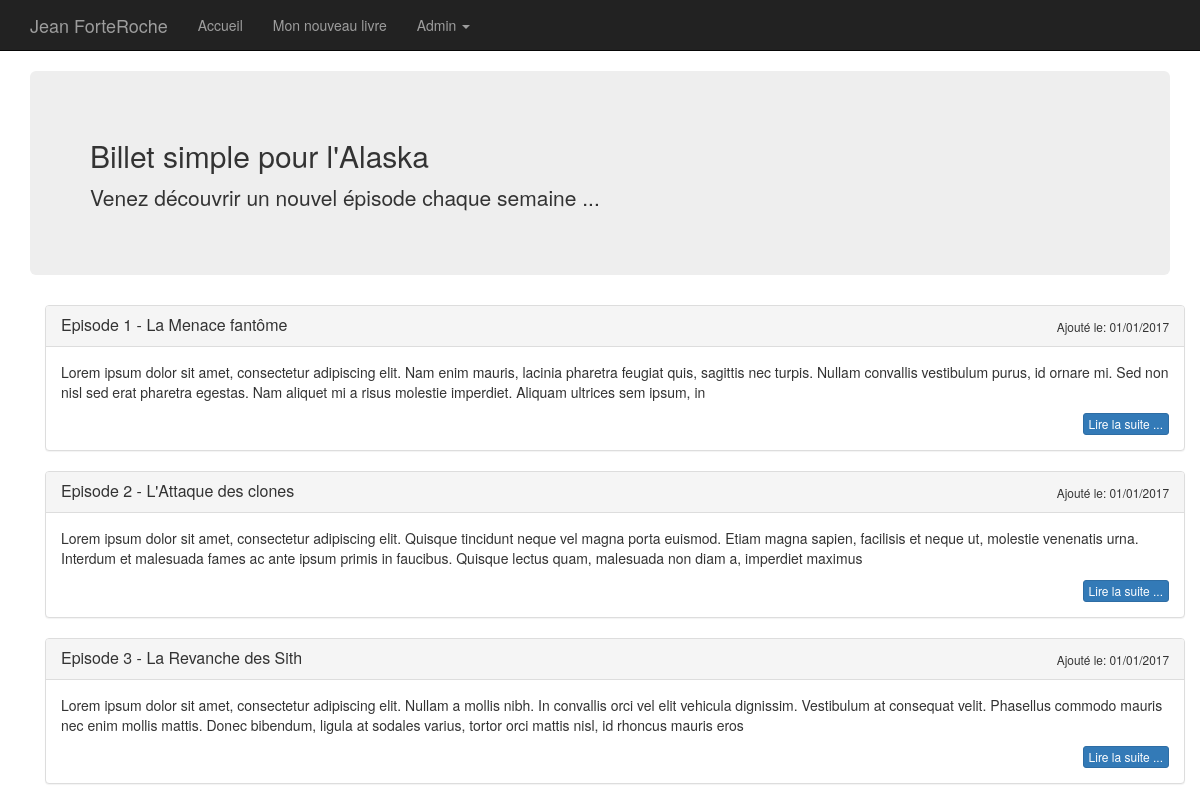
The app's page /posts (signed in) with its own data.
### tables this page shows
CREATE TABLE `t_billet` (
  `BIL_ID` int(11) NOT NULL AUTO_INCREMENT,
  `BIL_DATE` datetime NOT NULL,
  `BIL_TITRE` varchar(100) NOT NULL,
  `BIL_CONTENU` text NOT NULL,
  `BIL_STATUS` int(11) NOT NULL DEFAULT '0',
  PRIMARY KEY (`BIL_ID`)
);

### Web/Blog/Controller/ControllerPosts.php (called while the page is built, shortened)
<?php
class ControllerPosts extends Controller
{
    private $post;
    public function __construct()
    {
        $this->post = new ModelPosts();
    }
    public function findAllPosts()
    {
        $posts = $this->post->getAllPublishPosts();
        $this->render('blog','posts',compact('posts'));
    }
}

### Core/Lib/Connexion.php (called while the page is built, shortened)
<?php
class Connexion
{
    private $PDOInstance = null;
    static $instance = null;
    public function __construct()
    {
            $this->PDOInstance = new \PDO('mysql:dbname='.self::DBNAME.';charset=utf8;host='.self::HOST,self::USER ,self::PASS,array(
                \PDO::MYSQL_ATTR_INIT_COMMAND => "SET NAMES 'utf8'",
                \PDO::ATTR_ERRMODE => \PDO::ERRMODE_EXCEPTION,
                \PDO::ATTR_DEFAULT_FETCH_MODE => \PDO::FETCH_OBJ,
            ));
    }
    public static function getInstance()
    {
        if(is_null(self::$instance))
        {
            self::$instance = new Connexion();
        }
        return self::$instance;
    }
    public function getQuery($query)
    {
        return $this->PDOInstance->query($query);
    }
}

### Core/Lib/DatabaseRepository.php (called while the page is built, shortened)
<?php
class DatabaseRepository
{
    function __construct()
    {
        $this->db = Connexion::getInstance();
    }
}

### Web/Blog/Model/ModelPosts.php (called while the page is built, shortened)
<?php
class ModelPosts extends DatabaseRepository implements PostsGateway
{
    public function getAllPublishPosts()
    {
        return $this->db->getQuery('SELECT * from t_billet WHERE BIL_STATUS = 1 ORDER BY BIL_ID ASC')->fetchAll(\PDO::FETCH_OBJ);
    }
}

### Core/Lib/App.php (called while the page is built, shortened)
<?php
class App {
    private $router;
    private $requestFactory;
    public function __construct(array $config)
    {
        $this->router = new Router($config);
        $this->requestFactory = new RequestFactory();
    }
    public function run()
    {
            $request = $this->requestFactory->buildRequest(array_key_exists('url',$_GET) ? $_GET['url'] : '');
            $route = $this->router->findRoute($request->getUrl());
            try
            {
                $controller = $route->getController();
                $action = $route->getAction();
                $controller->$action();
            }
            catch(NotFoundException $e)
            {
                $e->getError404();
            }
    }
    public static function textSizeLimit($comment, $limit)
    {
        $comment=substr($comment, 0, $limit);
        $lastWord=strrpos($comment," ");
        $comment=substr($comment,0,$lastWord);
        return $comment;
    }
}

### index.php (called while the page is built, shortened)
<?php
$config = [];
$app = new \Core\Lib\App($config);
$app->run();

### Core/Lib/Controller.php (called while the page is built, shortened)
<?php
class Controller
{
    protected function render($repository, $view, $variables = []){
        $dossier = ucfirst($repository);
        $fichier = ucfirst($view);
        extract($variables);
        require (ROOT . '/Web/' . $dossier . '/View/View' . $fichier . '.php');
    }
}

### Web/Blog/View/ViewPostsList.php (the view)
<?php foreach ($posts as $post): ?>
    <div class="panel panel-default">
        <div class="panel-heading clearfix">
            <div class="pull-left"><h3 class="panel-title "><?= $post->BIL_TITRE; ?></h3></div>
            <div class="pull-right">
                <small>Ajouté le: 01/01/2017</small>
            </div>
        </div>
        <div class="panel-body">
            <div>
                <?= \Core\Lib\App::textSizeLimit($post->BIL_CONTENU, 300) ?>
            </div>
            <div class="pull-right">
                <a href="<?= "/jean-forteroche/post/" . $post->BIL_ID; ?>" class="btn btn-primary btn-xs">Lire la suite ...</a>
            </div>
        </div>
    </div>
<?php endforeach; ?>

### Core/Assets/css/styles.css (style rules this page uses)
body { padding-top: 70px; }

### records on screen
t_billet: BIL_TITRE "Episode 1 - La Menace fantôme", BIL_CONTENU "Lorem ipsum dolor sit amet, consectetur adipiscing elit. Nam enim mauris, lacinia pharetra feugiat quis, sagittis nec turpis. Nullam convallis vestibulum purus, id ornare mi. Sed non nisl sed erat pharetra egestas. Nam aliquet mi a risus molestie imperdiet. Aliquam ultrices sem ipsum, in"
t_billet: BIL_TITRE "Episode 2 - L'Attaque des clones", BIL_CONTENU "Lorem ipsum dolor sit amet, consectetur adipiscing elit. Quisque tincidunt neque vel magna porta euismod. Etiam magna sapien, facilisis et neque ut, molestie venenatis urna. Interdum et malesuada fames ac ante ipsum primis in faucibus. Quisque lectus quam, malesuada non diam a, imperdiet maximus"
t_billet: BIL_TITRE "Episode 3 - La Revanche des Sith", BIL_CONTENU "Lorem ipsum dolor sit amet, consectetur adipiscing elit. Nullam a mollis nibh. In convallis orci vel elit vehicula dignissim. Vestibulum at consequat velit. Phasellus commodo mauris nec enim mollis mattis. Donec bibendum, ligula at sodales varius, tortor orci mattis nisl, id rhoncus mauris eros"
